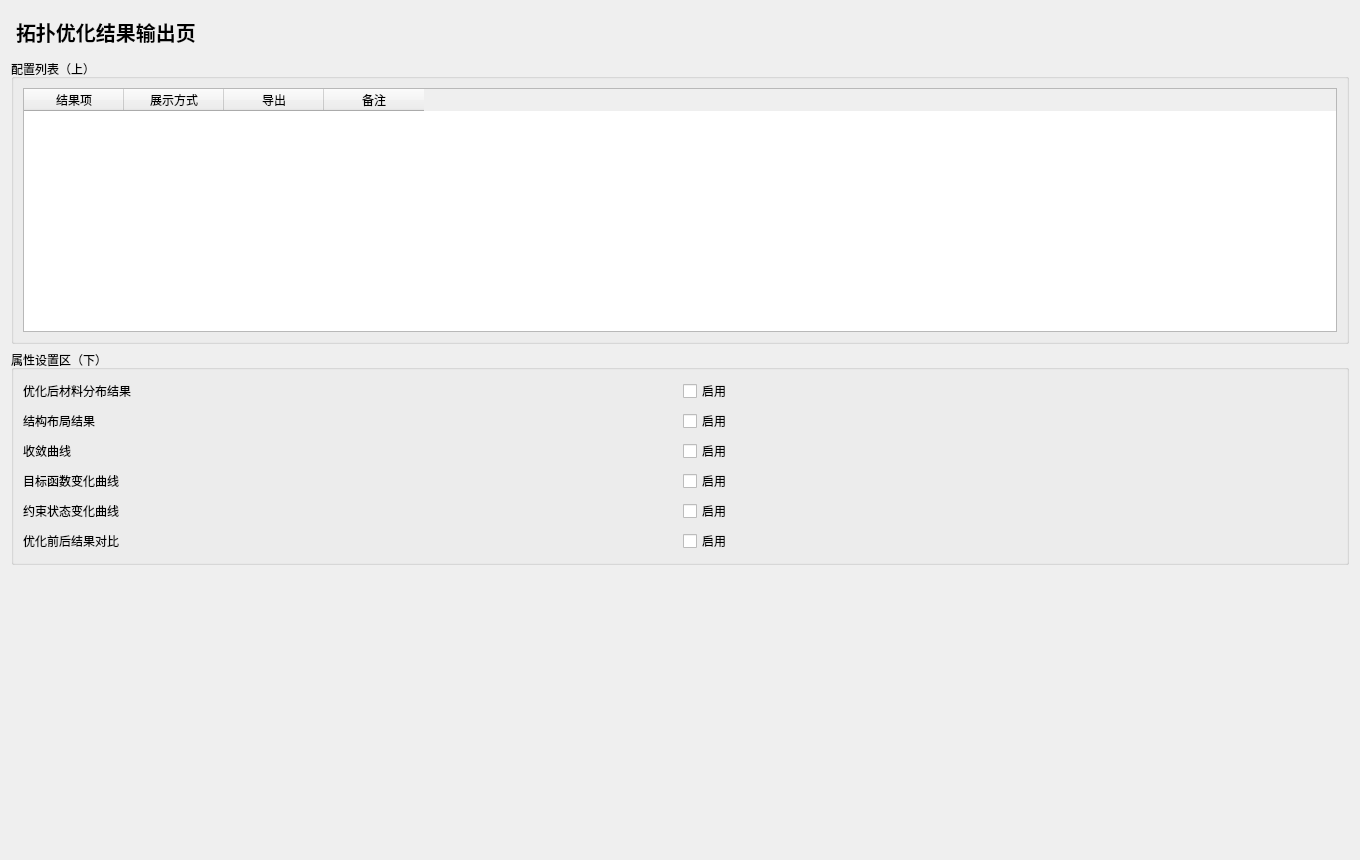
<?xml version="1.0" encoding="UTF-8"?>
<ui version="4.0">
 <class>TopologyResultOutputPage</class>
 <widget class="QWidget" name="TopologyResultOutputPage">
  <property name="geometry"><rect><x>0</x><y>0</y><width>1360</width><height>860</height></rect></property>
  <layout class="QVBoxLayout" name="rootLayout">
   <item><widget class="QLabel" name="titleLabel"><property name="styleSheet"><string notr="true">font-size:20px;font-weight:700;padding:6px 0;</string></property><property name="text"><string>拓扑优化结果输出页</string></property></widget></item>
   <item>
    <widget class="QGroupBox" name="listGroup"><property name="title"><string>配置列表（上）</string></property>
     <layout class="QVBoxLayout" name="listLayout">
      <item><widget class="QTableWidget" name="configTable">
          <column><property name="text"><string>结果项</string></property></column>
          <column><property name="text"><string>展示方式</string></property></column>
          <column><property name="text"><string>导出</string></property></column>
          <column><property name="text"><string>备注</string></property></column>
      </widget></item>
     </layout>
    </widget>
   </item>
   <item>
    <widget class="QGroupBox" name="propertyGroup"><property name="title"><string>属性设置区（下）</string></property>
     <layout class="QGridLayout" name="propertyLayout">
            <item row="0" column="0"><widget class="QLabel" name="f1Label"><property name="text"><string>优化后材料分布结果</string></property></widget></item>
            <item row="0" column="1"><widget class="QCheckBox" name="f1Check1"><property name="text"><string>启用</string></property></widget></item>
            <item row="1" column="0"><widget class="QLabel" name="f2Label"><property name="text"><string>结构布局结果</string></property></widget></item>
            <item row="1" column="1"><widget class="QCheckBox" name="f2Check2"><property name="text"><string>启用</string></property></widget></item>
            <item row="2" column="0"><widget class="QLabel" name="f3Label"><property name="text"><string>收敛曲线</string></property></widget></item>
            <item row="2" column="1"><widget class="QCheckBox" name="f3Check3"><property name="text"><string>启用</string></property></widget></item>
            <item row="3" column="0"><widget class="QLabel" name="f4Label"><property name="text"><string>目标函数变化曲线</string></property></widget></item>
            <item row="3" column="1"><widget class="QCheckBox" name="f4Check4"><property name="text"><string>启用</string></property></widget></item>
            <item row="4" column="0"><widget class="QLabel" name="f5Label"><property name="text"><string>约束状态变化曲线</string></property></widget></item>
            <item row="4" column="1"><widget class="QCheckBox" name="f5Check5"><property name="text"><string>启用</string></property></widget></item>
            <item row="5" column="0"><widget class="QLabel" name="f6Label"><property name="text"><string>优化前后结果对比</string></property></widget></item>
            <item row="5" column="1"><widget class="QCheckBox" name="f6Check6"><property name="text"><string>启用</string></property></widget></item>
     </layout>
    </widget>
   </item>
   <item>
    <spacer name="verticalSpacer">
     <property name="orientation"><enum>Qt::Vertical</enum></property>
     <property name="sizeHint" stdset="0"><size><width>20</width><height>40</height></size></property>
    </spacer>
   </item>
  </layout>
 </widget>
 <resources/>
 <connections/>
</ui>
